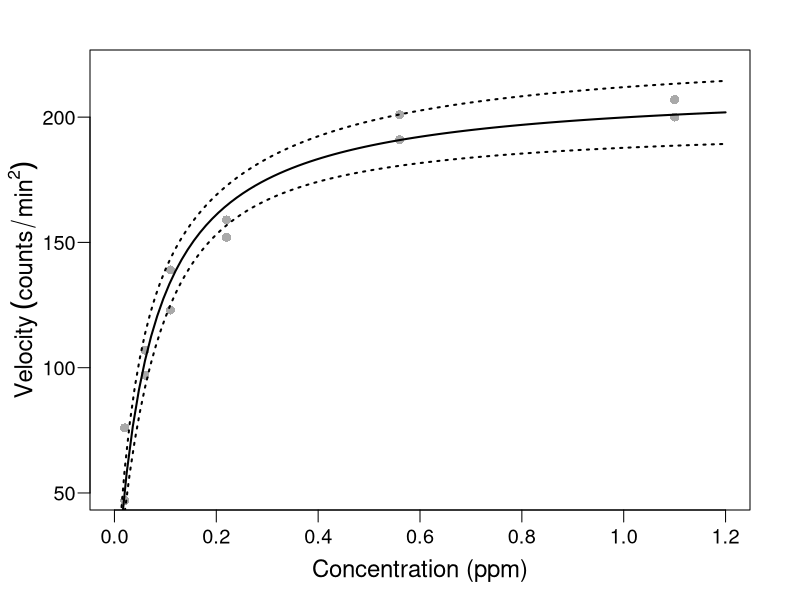
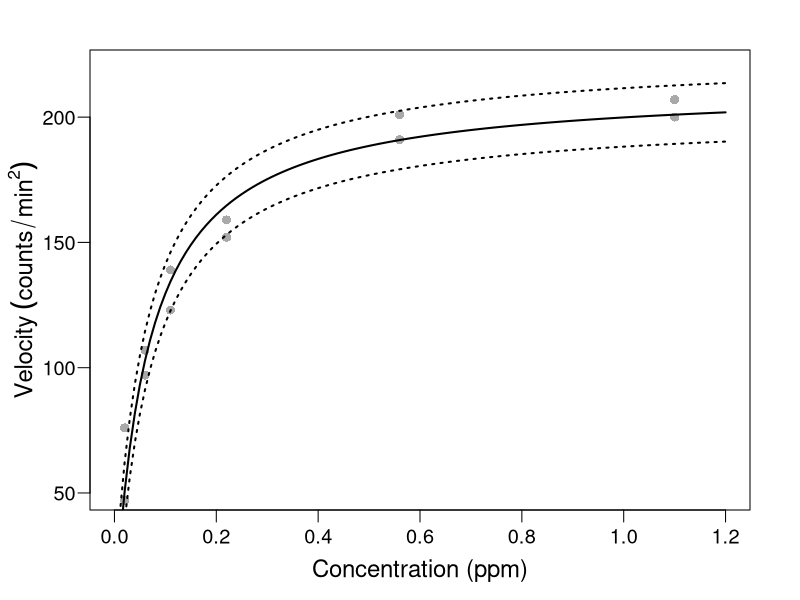
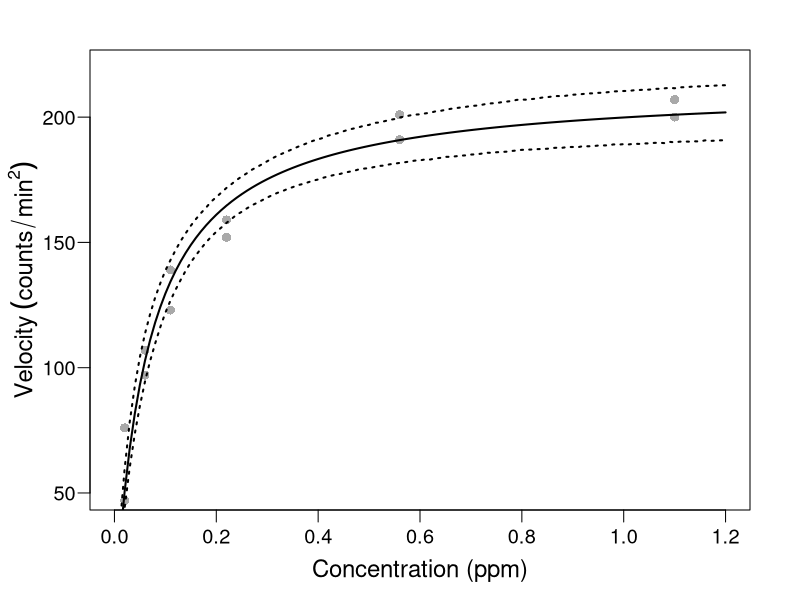
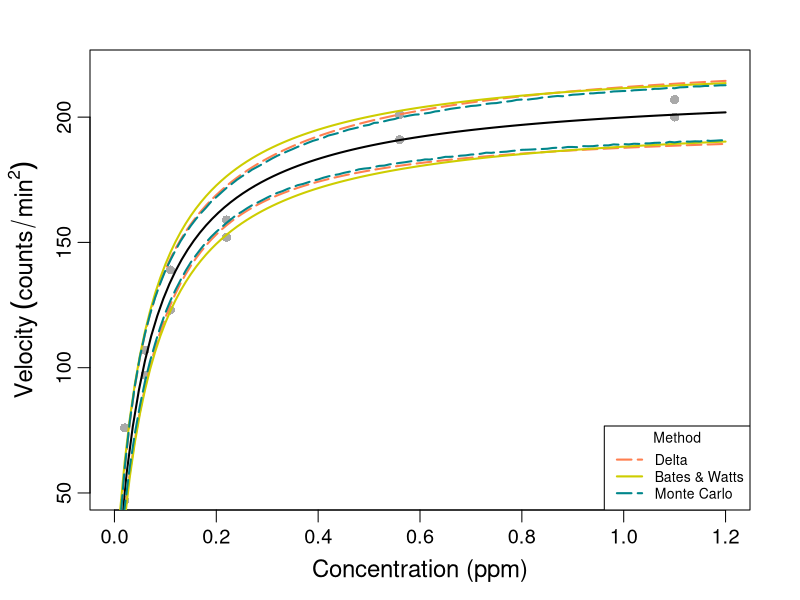

Recreate these plots in R, in order.

# lectura de datos.
data = read.csv("Puromycin.csv")


################################################################################
################ Estimadores de Mínimos Cuadrados ##############################
################################################################################

nonlinearmod = nls(Velocity ~ beta1*Conc/(beta2 + Conc), data = data, 
                   start = list(beta1=205, beta2=0.08),
                   trace = TRUE)
summary(nonlinearmod)


# Intervalos de confianza para la respuesta media.


# Método delta
#-------------------------------------------------------------------------------

fgh2 <- deriv(Velocity ~ beta1*Conc/(beta2 + Conc), c("beta1", "beta2"), 
              function(beta1, beta2, Conc){} ) 

x.new <- seq(0.01, 1.2, by=0.01)
beta2.est <- coef(nonlinearmod)
f.new <- fgh2(beta2.est[1],beta2.est[2], x.new)

g.new <- attr(f.new,"gradient")
V.beta2 <- vcov(nonlinearmod)
GS=rowSums((g.new%*%V.beta2)*g.new)

t <- qt(0.975,10)
deltaf <- sqrt(GS)*t

ci.lines<-function(){
  
  yv <- f.new
  ci<-deltaf
  uyv<-yv+ci
  lyv<-yv-ci
  lines(x.new,uyv, lty=3, lwd=2, col = "black")
  lines(x.new,lyv, lty=3, lwd=2, col = "black")
    }

par(mfrow=c(1,1),mai=c(0.9,0.9,0.5,0.5),mgp=c(2.0,0.6,0),cex=1.2)
plot(data$Conc,data$Velocity,pch=16,main="", cex.lab=1.2, 
     xlab = "Concentration (ppm)", 
     ylab= expression(Velocity ~ (counts/min^2)), xlim = c(0, 1.2),
     ylim = c(50,220), col = "darkgray", las = 1)
x <- seq(0,1.2,0.01)
curve(212.7*x/(0.06412+ x), add = TRUE, col = "black", lwd =2)
ci.lines()


# Aproximación Bates & Watts (1988, p. 59)
#-------------------------------------------------------------------------------

data = read.csv("Puromycin.csv")

# Matriz de regresores
X = matrix(cbind(rep(1,12),data$Conc),12,2)
X

# Vector de los valores de respuesta observados
y <- matrix(data$Velocity)
y

# Método de Gauss-Newton 

puromycin = function(Conc,theta1,theta2){
  Vel = theta1*Conc/(theta2+Conc)
  return(as.matrix(Vel))
}

#  Teta inicial = (205,0.08)^T
theta = matrix(c(205.0,0.08),2,1)
pred = round(puromycin(data$Conc,theta[1],theta[2]),2)
pred

# Tabla 2.1 de Bates & Watts (1988), p. 41
table = as.data.frame(cbind(rep(1:length(data$Conc)), X[,2], y, pred))
names(table) = c("Obs", "x", "y", "predicted_0")

# Calcular los residuos y agregarlos a la tabla
table$residual_0 = table$y - table$predicted

# Matriz derivada
derivative = function(Conc,theta1,theta2){
  d1 = round(Conc/(theta2+Conc),4)
  d2 = round(-theta1*Conc/(theta2+Conc)^2,2)
  return(as.matrix(cbind(d1,d2)))
}

# Se calcula la matriz derivada para todas las observaciones 
# y el teta inicial.

V_0 = derivative(data$Conc,theta[1],theta[2])
V_0

table$der_theta1_0 = V_0[,1]
table$der_theta2_0 = V_0[,2]

# Cálculo de la suma de cuadrados residual para la iteración inicial.
rss0 = sum(table$residual_0^2)

# Descomposición QR de la matriz derivada V^0, con
# el resultado dado en forma compacta.
QR = qr(V_0)
QR$qr

# Reconstrucción de matrices Q y R a partir de un objeto QR.
# En este caso obtenemos Q1 y R1
Q1 = qr.Q(QR)
Q1
R1 = qr.R(QR)
R1

# V_0 = Q1 * R1
V_0_alt = Q1%*%R1
V_0_alt

# Se define un vector de residuos
z_0 = matrix(table$residual)

# Se calcula w1=Q1^T*z_0
w1 = t(Q1)%*%z_0

# Sabemos que R1*delta_0=w1. 
# Entonces delta_0=inverse(R1)*w1

delta_0 = round(solve(R1)%*%w1,3)
delta_0

#  Actualizando theta = (213.03,0.063)^T
theta1 = theta + delta_0
table$predicted_1 = round(puromycin(data$Conc,theta1[1],theta1[2]),2)

# Calculo de los nuevos residuales.

table$residual_1 = table$y - table$predicted_1

# Suma de cuadrados de los residuos para una nueva iteración
rss1 = sum(table$residual_1^2)

# rss1 (1205) es más pequeño que rss (3155). Entonces nos movemos a theta1
# a realizar otra iteración.
# El proceso se repite hasta que se produce un cambio en la
# suma de cuadrados residual.

# La convergencia se alcanza en theta = (212.7,0.0641)
theta_opt = matrix(c(212.7,0.0641),2,1)

# Valores óptimos predichos
table$predicted_opt = round(puromycin(data$Conc,theta_opt[1],theta_opt[2]),2)

# Cálculo de la matriz derivada (V^0) para todas las observaciones
# y theta óptima
V_0_opt = derivative(data$Conc,theta_opt[1],theta_opt[2])
V_0_opt

table$der_theta1_opt = V_0_opt[,1]
table$der_theta2_opt = V_0_opt[,2]

# Cálculo de residuos óptimos
table$residual_opt = table$y - table$predicted_opt

# Cálculo de la suma de cuadrados residual para la iteración inicial
rss_opt = sum(table$residual_opt^2)

# Descomposición QR de la matriz derivada V^0, con
# el resultado dado en forma compacta
QR_opt =qr(V_0_opt)
QR_opt$qr

# Reconstrucción de matrices Q y R a partir de un objeto QR.
# En este caso obtenemos Q1 y R1
Q1_opt = qr.Q(QR_opt)
Q1_opt
R1_opt = qr.R(QR_opt)
R1_opt

# Bandas para las respuestas esperadas en Conc = 0.4
y0.4 = round(puromycin(0.4,theta_opt[1],theta_opt[2]),1)
y0.4

# Vector derivado
v = derivative(0.4,theta_opt[1],theta_opt[2])
v

# v^T*inversa(R1)
vTinvR = v%*%solve(R1_opt)
vTinvR

# Norma del vector v en vR/magnitud del vector.
norm1 = sum(vTinvR*vTinvR)^0.5
norm1

# Trazar bandas para la respuesta esperada
s = sqrt(rss_opt/10)
EFE = qf(0.95,2,10)
P = 2

xnew <- seq(0,1.2,0.01) #range
ynew = theta_opt[1]*xnew/(theta_opt[2] + xnew) 
par(mfrow=c(1,1),mai=c(0.9,0.9,0.5,0.5),mgp=c(2.0,0.6,0), cex=1.2)
plot(data$Conc, data$Velocity, pch=16, col = "darkgray", las =1,
     xlab = "Concentration (ppm)",
     ylab = expression(Velocity ~ (counts/min^2)),
     xlim = c(0,1.2),
     ylim = c(50,220), cex.lab =1.2)
lines(xnew,ynew,lwd=2)
lines(xnew,ynew+s*norm1*sqrt(P*EFE),lwd=2,lty=3,col="black")
lines(xnew,ynew-s*norm1*sqrt(P*EFE),lwd=2,lty=3,col="black")



# Simulación de Monte Carlo
#-------------------------------------------------------------------------------

predictNLS_MC <- function(object, var.pred, newdata, level = 0.95, 
                          nsim = 10000, ...)
{
      require(MASS, quietly = TRUE)
      
      ## get right-hand side of formula
      RHS <- as.list(object$call$formula)[[3]]
      EXPR <- as.expression(RHS)
      
      ## coefficients
      COEF <- coef(object)
      
      ## get variance-covariance matrix
      VCOV <- vcov(object)
      
      ## augment variance-covariance matrix for 'mvrnorm' 
      ## by adding a column/row for 'error in x'
      NCOL <- ncol(VCOV)
      ADD1 <- c(rep(0, NCOL))
      ADD1 <- matrix(ADD1, ncol = 1)
      colnames(ADD1) <- var.pred
      VCOV <- cbind(VCOV, ADD1)
      ADD2 <- c(rep(0, NCOL + 1))
      ADD2 <- matrix(ADD2, nrow = 1)
      rownames(ADD2) <- var.pred
      VCOV <- rbind(VCOV, ADD2) 
      
      NR <- nrow(newdata)
      varPLACE <- ncol(VCOV)
      outMAT <- NULL  
      
      for (i in 1:NR) {
            
            ## get predictor values and optional errors
            predVAL <- newdata[i, 1.2]
            predERROR <- 0
            names(predVAL) <- var.pred
            names(predERROR) <- var.pred
            
            ## create mean vector for 'mvrnorm'
            MU <- c(COEF, predVAL)
            
            ## create variance-covariance matrix for 'mvrnorm'
            ## by putting error^2 in lower-right position of VCOV
            newVCOV <- VCOV
            newVCOV[varPLACE, varPLACE] <- predERROR^2
            
            ## create MC simulation matrix
            simMAT <- mvrnorm(n = nsim, mu = MU, Sigma = newVCOV, 
                              empirical = TRUE)
            
            ## evaluate expression on rows of simMAT
            EVAL <- eval(EXPR, envir = as.data.frame(simMAT))
            
            ## collect statistics
            PRED <- data.frame(predVAL)
            colnames(PRED) <- var.pred
            FITTED <- predict(object, newdata = data.frame(PRED))
            MEAN.sim <- mean(EVAL, na.rm = TRUE)
            SD.sim <- sd(EVAL, na.rm = TRUE)
            QUANT <- quantile(EVAL, c((1 - level)/2, level + (1 - level)/2),
                              na.rm=TRUE)
            RES <- c(FITTED, MEAN.sim, SD.sim, QUANT[1], QUANT[2])
            outMAT <- rbind(outMAT, RES)
      }
      
      colnames(outMAT) <- c("fit", "mean", "sd", names(QUANT[1]), 
                            names(QUANT[2]))
      rownames(outMAT) <- NULL
      
      return(outMAT)  
}

Ajustados <- predictNLS_MC(object=nonlinearmod, var.pred = "Conc", 
                           newdata = data.frame(x.new))
Ajustados <- as.data.frame(Ajustados)
plot(data$Conc, data$Velocity, pch=16, col = "darkgray", las =1, cex.lab=1.2,
     xlab = "Concentration (ppm)",
     ylab = expression(Velocity ~ (counts/min^2)),ylim=c(50,220), xlim = c(0,1.2) )
lines(seq(0.01,1.2,0.01),Ajustados$fit,lwd=2)
lines(seq(0.01,1.2,0.01),Ajustados$`2.5%`,lwd=2, lty=3)
lines(seq(0.01,1.2,0.01),Ajustados$`97.5%`,lwd=2, lty=3)


# Representación gráfica de los intervalos.

plot(data$Conc,data$Velocity,pch=16,main="", cex.lab=1.2, 
     xlab = "Concentration (ppm)", 
     ylab= expression(Velocity ~ (counts/min^2)), xlim = c(0, 1.2),
     ylim = c(50,220), col = "darkgray")
x <- seq(0,1.2,0.01)
curve(212.7*x/(0.06412+ x), add = TRUE, col = "black", lwd =2)
ci.lines<-function(){
  
  yv <- f.new
  ci<-deltaf
  uyv<-yv+ci
  lyv<-yv-ci
  lines(x.new,uyv, lty=5, lwd=2, col = "coral")
  lines(x.new,lyv, lty=5, lwd=2, col = "coral")
}
ci.lines()
lines(xnew,ynew+s*norm1*sqrt(P*EFE),lwd=2,lty=1, col = "yellow3" )
lines(xnew,ynew-s*norm1*sqrt(P*EFE),lwd=2,lty=1, col = "yellow3" )
lines(seq(0.01,1.2,0.01),Ajustados$`2.5%`,lwd=2, lty=5, col = "turquoise4")
lines(seq(0.01,1.2,0.01),Ajustados$`97.5%`,lwd=2, lty=5, col = "turquoise4")
legend(x = "bottomright", c("Delta", "Bates & Watts", "Monte Carlo"),
       lty =c(5,1,5), lwd = c(2,2,2), 
       col = c("coral", "yellow3", "turquoise4"), cex = 0.7,
       title = "Method")
